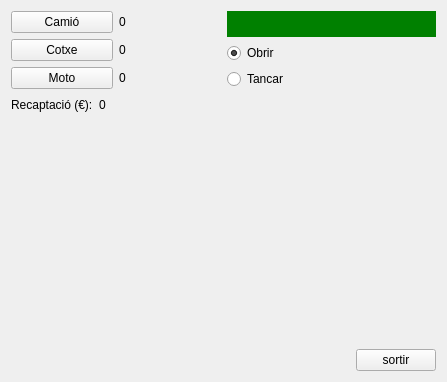
<?xml version="1.0" encoding="UTF-8"?>
<ui version="4.0">
 <class>MyForm</class>
 <widget class="QWidget" name="MyForm">
  <property name="geometry">
   <rect>
    <x>0</x>
    <y>0</y>
    <width>447</width>
    <height>382</height>
   </rect>
  </property>
  <property name="windowTitle">
   <string>Form</string>
  </property>
  <property name="styleSheet">
   <string notr="true"/>
  </property>
  <layout class="QVBoxLayout" name="verticalLayout_5">
   <item>
    <layout class="QVBoxLayout" name="verticalLayout_4">
     <item>
      <layout class="QHBoxLayout" name="horizontalLayout_5">
       <item>
        <layout class="QVBoxLayout" name="verticalLayout_2">
         <item>
          <layout class="QHBoxLayout" name="horizontalLayout_4">
           <item>
            <widget class="QPushButton" name="pushButton">
             <property name="text">
              <string>Camió</string>
             </property>
            </widget>
           </item>
           <item>
            <widget class="MyQLabel" name="label_2">
             <property name="text">
              <string>0</string>
             </property>
            </widget>
           </item>
          </layout>
         </item>
         <item>
          <layout class="QHBoxLayout" name="horizontalLayout_3">
           <item>
            <widget class="QPushButton" name="pushButton_2">
             <property name="text">
              <string>Cotxe</string>
             </property>
            </widget>
           </item>
           <item>
            <widget class="MyQLabel" name="label_3">
             <property name="text">
              <string>0</string>
             </property>
            </widget>
           </item>
          </layout>
         </item>
         <item>
          <layout class="QHBoxLayout" name="horizontalLayout_2">
           <item>
            <widget class="QPushButton" name="pushButton_3">
             <property name="text">
              <string>Moto</string>
             </property>
            </widget>
           </item>
           <item>
            <widget class="MyQLabel" name="label_4">
             <property name="text">
              <string>0</string>
             </property>
            </widget>
           </item>
          </layout>
         </item>
        </layout>
       </item>
       <item>
        <layout class="QVBoxLayout" name="verticalLayout_3">
         <item>
          <widget class="MyQLabel" name="label">
           <property name="autoFillBackground">
            <bool>false</bool>
           </property>
           <property name="styleSheet">
            <string notr="true">background-color:green</string>
           </property>
           <property name="text">
            <string/>
           </property>
          </widget>
         </item>
         <item>
          <layout class="QVBoxLayout" name="verticalLayout">
           <item>
            <widget class="QRadioButton" name="radioButton">
             <property name="text">
              <string>Obrir</string>
             </property>
             <property name="checked">
              <bool>true</bool>
             </property>
            </widget>
           </item>
           <item>
            <widget class="QRadioButton" name="radioButton_2">
             <property name="text">
              <string>Tancar</string>
             </property>
            </widget>
           </item>
          </layout>
         </item>
        </layout>
       </item>
      </layout>
     </item>
     <item>
      <layout class="QHBoxLayout" name="horizontalLayout">
       <item>
        <widget class="QLabel" name="label_5">
         <property name="text">
          <string>Recaptació (€):</string>
         </property>
        </widget>
       </item>
       <item>
        <widget class="MyQLabel" name="label_6">
         <property name="text">
          <string>0</string>
         </property>
        </widget>
       </item>
       <item>
        <spacer name="horizontalSpacer_2">
         <property name="orientation">
          <enum>Qt::Horizontal</enum>
         </property>
         <property name="sizeHint" stdset="0">
          <size>
           <width>40</width>
           <height>20</height>
          </size>
         </property>
        </spacer>
       </item>
      </layout>
     </item>
    </layout>
   </item>
   <item>
    <spacer name="verticalSpacer">
     <property name="orientation">
      <enum>Qt::Vertical</enum>
     </property>
     <property name="sizeHint" stdset="0">
      <size>
       <width>20</width>
       <height>187</height>
      </size>
     </property>
    </spacer>
   </item>
   <item>
    <layout class="QHBoxLayout" name="horizontalLayout_6">
     <item>
      <spacer name="horizontalSpacer">
       <property name="orientation">
        <enum>Qt::Horizontal</enum>
       </property>
       <property name="sizeHint" stdset="0">
        <size>
         <width>40</width>
         <height>20</height>
        </size>
       </property>
      </spacer>
     </item>
     <item>
      <widget class="QPushButton" name="pushButton_4">
       <property name="text">
        <string>sortir</string>
       </property>
      </widget>
     </item>
    </layout>
   </item>
  </layout>
 </widget>
 <customwidgets>
  <customwidget>
   <class>MyQLabel</class>
   <extends>QLabel</extends>
   <header>myqlabel.h</header>
   <slots>
    <slot>addOne()</slot>
    <slot>addFour()</slot>
    <slot>setOpen()</slot>
    <slot>setClose()</slot>
    <slot>setGreenBackground()</slot>
    <slot>setRedBackground()</slot>
   </slots>
  </customwidget>
 </customwidgets>
 <resources/>
 <connections>
  <connection>
   <sender>pushButton</sender>
   <signal>clicked()</signal>
   <receiver>label_2</receiver>
   <slot>addOne()</slot>
   <hints>
    <hint type="sourcelabel">
     <x>84</x>
     <y>22</y>
    </hint>
    <hint type="destinationlabel">
     <x>119</x>
     <y>27</y>
    </hint>
   </hints>
  </connection>
  <connection>
   <sender>pushButton_2</sender>
   <signal>clicked()</signal>
   <receiver>label_3</receiver>
   <slot>addOne()</slot>
   <hints>
    <hint type="sourcelabel">
     <x>61</x>
     <y>57</y>
    </hint>
    <hint type="destinationlabel">
     <x>119</x>
     <y>64</y>
    </hint>
   </hints>
  </connection>
  <connection>
   <sender>pushButton_3</sender>
   <signal>clicked()</signal>
   <receiver>label_4</receiver>
   <slot>addOne()</slot>
   <hints>
    <hint type="sourcelabel">
     <x>66</x>
     <y>99</y>
    </hint>
    <hint type="destinationlabel">
     <x>119</x>
     <y>96</y>
    </hint>
   </hints>
  </connection>
  <connection>
   <sender>pushButton_2</sender>
   <signal>clicked()</signal>
   <receiver>label_6</receiver>
   <slot>addOne()</slot>
   <hints>
    <hint type="sourcelabel">
     <x>32</x>
     <y>60</y>
    </hint>
    <hint type="destinationlabel">
     <x>121</x>
     <y>129</y>
    </hint>
   </hints>
  </connection>
  <connection>
   <sender>pushButton_3</sender>
   <signal>clicked()</signal>
   <receiver>label_6</receiver>
   <slot>addOne()</slot>
   <hints>
    <hint type="sourcelabel">
     <x>25</x>
     <y>93</y>
    </hint>
    <hint type="destinationlabel">
     <x>125</x>
     <y>131</y>
    </hint>
   </hints>
  </connection>
  <connection>
   <sender>pushButton_4</sender>
   <signal>clicked()</signal>
   <receiver>MyForm</receiver>
   <slot>close()</slot>
   <hints>
    <hint type="sourcelabel">
     <x>362</x>
     <y>345</y>
    </hint>
    <hint type="destinationlabel">
     <x>210</x>
     <y>191</y>
    </hint>
   </hints>
  </connection>
  <connection>
   <sender>pushButton</sender>
   <signal>clicked()</signal>
   <receiver>label_6</receiver>
   <slot>addFour()</slot>
   <hints>
    <hint type="sourcelabel">
     <x>97</x>
     <y>31</y>
    </hint>
    <hint type="destinationlabel">
     <x>123</x>
     <y>127</y>
    </hint>
   </hints>
  </connection>
  <connection>
   <sender>radioButton</sender>
   <signal>clicked()</signal>
   <receiver>label_2</receiver>
   <slot>setOpen()</slot>
   <hints>
    <hint type="sourcelabel">
     <x>229</x>
     <y>72</y>
    </hint>
    <hint type="destinationlabel">
     <x>119</x>
     <y>35</y>
    </hint>
   </hints>
  </connection>
  <connection>
   <sender>radioButton</sender>
   <signal>clicked()</signal>
   <receiver>label_3</receiver>
   <slot>setOpen()</slot>
   <hints>
    <hint type="sourcelabel">
     <x>229</x>
     <y>70</y>
    </hint>
    <hint type="destinationlabel">
     <x>119</x>
     <y>62</y>
    </hint>
   </hints>
  </connection>
  <connection>
   <sender>radioButton</sender>
   <signal>clicked()</signal>
   <receiver>label_4</receiver>
   <slot>setOpen()</slot>
   <hints>
    <hint type="sourcelabel">
     <x>229</x>
     <y>71</y>
    </hint>
    <hint type="destinationlabel">
     <x>119</x>
     <y>104</y>
    </hint>
   </hints>
  </connection>
  <connection>
   <sender>radioButton</sender>
   <signal>clicked()</signal>
   <receiver>label_6</receiver>
   <slot>setOpen()</slot>
   <hints>
    <hint type="sourcelabel">
     <x>229</x>
     <y>72</y>
    </hint>
    <hint type="destinationlabel">
     <x>126</x>
     <y>130</y>
    </hint>
   </hints>
  </connection>
  <connection>
   <sender>radioButton_2</sender>
   <signal>clicked()</signal>
   <receiver>label_2</receiver>
   <slot>setClose()</slot>
   <hints>
    <hint type="sourcelabel">
     <x>229</x>
     <y>97</y>
    </hint>
    <hint type="destinationlabel">
     <x>119</x>
     <y>34</y>
    </hint>
   </hints>
  </connection>
  <connection>
   <sender>radioButton_2</sender>
   <signal>clicked()</signal>
   <receiver>label_3</receiver>
   <slot>setClose()</slot>
   <hints>
    <hint type="sourcelabel">
     <x>229</x>
     <y>94</y>
    </hint>
    <hint type="destinationlabel">
     <x>119</x>
     <y>60</y>
    </hint>
   </hints>
  </connection>
  <connection>
   <sender>radioButton_2</sender>
   <signal>clicked()</signal>
   <receiver>label_4</receiver>
   <slot>setClose()</slot>
   <hints>
    <hint type="sourcelabel">
     <x>229</x>
     <y>98</y>
    </hint>
    <hint type="destinationlabel">
     <x>119</x>
     <y>93</y>
    </hint>
   </hints>
  </connection>
  <connection>
   <sender>radioButton_2</sender>
   <signal>clicked()</signal>
   <receiver>label_6</receiver>
   <slot>setClose()</slot>
   <hints>
    <hint type="sourcelabel">
     <x>229</x>
     <y>103</y>
    </hint>
    <hint type="destinationlabel">
     <x>124</x>
     <y>131</y>
    </hint>
   </hints>
  </connection>
  <connection>
   <sender>radioButton</sender>
   <signal>clicked()</signal>
   <receiver>label</receiver>
   <slot>setGreenBackground()</slot>
   <hints>
    <hint type="sourcelabel">
     <x>229</x>
     <y>71</y>
    </hint>
    <hint type="destinationlabel">
     <x>228</x>
     <y>43</y>
    </hint>
   </hints>
  </connection>
  <connection>
   <sender>radioButton_2</sender>
   <signal>clicked()</signal>
   <receiver>label</receiver>
   <slot>setRedBackground()</slot>
   <hints>
    <hint type="sourcelabel">
     <x>229</x>
     <y>106</y>
    </hint>
    <hint type="destinationlabel">
     <x>228</x>
     <y>34</y>
    </hint>
   </hints>
  </connection>
 </connections>
</ui>
